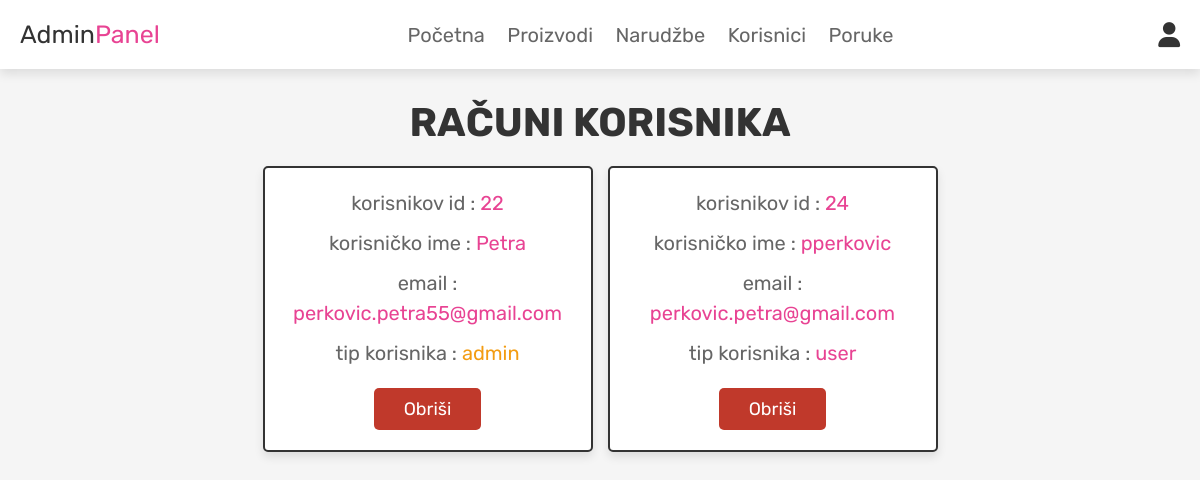
The app's page /admin_users.php (signed in) with its own data.
### tables this page shows
CREATE TABLE `users` (
  `id` int(100) NOT NULL,
  `name` varchar(100) NOT NULL,
  `email` varchar(100) NOT NULL,
  `password` varchar(100) NOT NULL,
  `user_type` varchar(20) NOT NULL DEFAULT 'user'
);

### admin_users.php (the view, shortened to what this page needs)
<?php
@include 'config.php';
?>
<!DOCTYPE html>
<html lang="en">
<head>
   <link rel="stylesheet" href="https://cdnjs.cloudflare.com/ajax/libs/font-awesome/6.0.0/css/all.min.css">
   <link rel="stylesheet" href="css/admin_style.css">
</head>
<body>
<?php @include 'admin_header.php'; ?>
<section class="users">
   <h1 class="title">računi korisnika</h1>
   <div class="box-container">
      <?php
         $select_users = mysqli_query($conn, "SELECT * FROM `users`") or die('query failed');
         if(mysqli_num_rows($select_users) > 0){
            while($fetch_users = mysqli_fetch_assoc($select_users)){
      ?>
      <div class="box">
         <p>korisnikov id : <span><?php echo $fetch_users['id']; ?></span></p>
         <p>korisničko ime : <span><?php echo $fetch_users['name']; ?></span></p>
         <p>email : <span><?php echo $fetch_users['email']; ?></span></p>
         <p>tip korisnika : <span style="color:<?php if($fetch_users['user_type'] == 'admin'){ echo 'var(--orange)'; }; ?>"><?php echo $fetch_users['user_type']; ?></span></p>
         <a href="admin_users.php?delete=<?php echo $fetch_users['id']; ?>" onclick="return confirm('izbrisati ovog korisnika?');" class="delete-btn">obriši</a>
      </div>
      <?php
         }
      }
      ?>
   </div>
</section>
</body>
</html>

### css/admin_style.css (style rules this page uses)
:root { --pink:#e84393; --red:#c0392b; --orange:#f39c12; --black:#333; --white:#fff; --light-color:#666; --light-white:#ccc; --light-bg:#f5f5f5; --border:.2rem solid var(--black); --box-shadow:0 .5rem 1rem rgba(0,0,0,.1); }
* { font-family: 'Rubik', sans-serif; margin:0; padding:0; box-sizing: border-box; outline: none; border:none; text-decoration: none; transition:all .2s linear; }
html { font-size: 62.5%; overflow-x: hidden; scroll-behavior: smooth; scroll-padding-top: 6.5rem; }
body { background: var(--light-bg); }
section { padding:3rem 2rem; }
.title { text-align: center; margin-bottom: 2rem; color:var(--black); text-transform: uppercase; font-size: 4rem; }
.btn, .delete-btn, .option-btn { display: inline-block; border-radius: .5rem; margin-top: 1rem; font-size: 1.8rem; color:var(--white); cursor: pointer; padding:1rem 3rem; text-transform: capitalize; }
.delete-btn { background-color: var(--red); }
.users .box-container { display: grid; grid-template-columns: repeat(auto-fit, 33rem); gap:1.5rem; align-items: flex-start; max-width: 1200px; margin: 0 auto; justify-content: center; }
.users .box-container .box { padding:2rem; border:var(--border); background-color: var(--white); box-shadow: var(--box-shadow); border-radius: .5rem; text-align: center; }
.users .box-container .box p { font-size: 2rem; color:var(--light-color); margin-bottom: 1rem; line-height: 1.5; }
.users .box-container .box p span { color:var(--pink); }
.users .box-container .box .delete-btn { margin-top: .5; }

### records on screen
users: id "22", name "Petra", email "perkovic.petra55@gmail.com", user_type "admin"
users: id "24", name "pperkovic", email "perkovic.petra@gmail.com", user_type "user"
